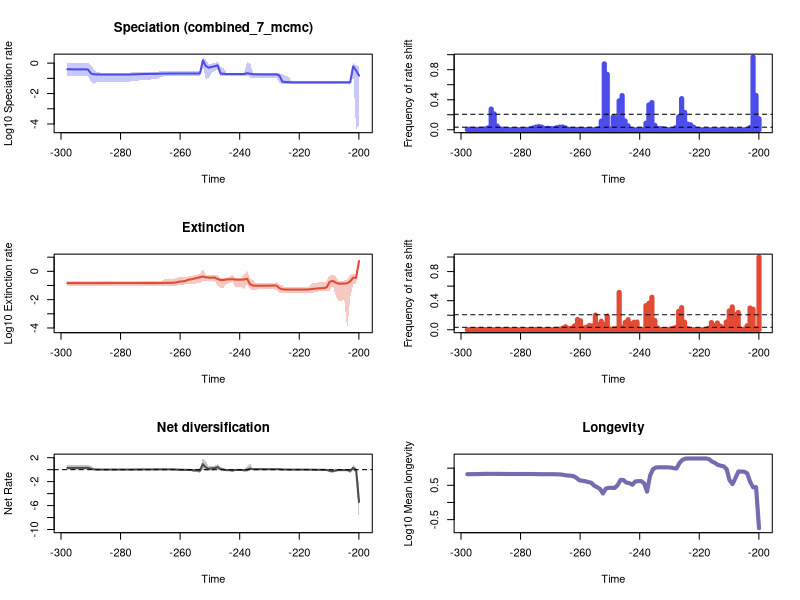

Source code (R):


pdf(file='C:/Users/SimoesLabAdmin/Documents/BDNN_Arielli/reptilia/mcmc_no_predictors/A_rjmcmc_sampled_every_20k/Log_RTT_plots.pdf',width=10, height=15)
par(mfrow=c(3,2))
library(scales)

time=c(-199.94725639499998, -200.936163185,-201.92506997499999,-202.913976765,-203.902883555,-204.891790345,-205.880697135,-206.869603925,-207.858510715,-208.847417505,-209.836324295,-210.82523108499998,-211.814137875,-212.803044665,-213.791951455,-214.780858245,-215.769765035,-216.758671825,-217.747578615,-218.736485405,-219.72539219499998,-220.714298985,-221.703205775,-222.692112565,-223.681019355,-224.669926145,-225.658832935,-226.647739725,-227.636646515,-228.62555330499998,-229.614460095,-230.60336688499999,-231.592273675,-232.581180465,-233.570087255,-234.558994045,-235.547900835,-236.536807625,-237.52571441499998,-238.514621205,-239.503527995,-240.492434785,-241.481341575,-242.470248365,-243.459155155,-244.448061945,-245.436968735,-246.42587552499998,-247.414782315,-248.403689105,-249.392595895,-250.381502685,-251.370409475,-252.359316265,-253.348223055,-254.337129845,-255.32603663499998,-256.31494342499997,-257.303850215,-258.292757005,-259.281663795,-260.270570585,-261.259477375,-262.248384165,-263.237290955,-264.226197745,-265.21510453499997,-266.204011325,-267.192918115,-268.181824905,-269.17073169500003,-270.159638485,-271.148545275,-272.137452065,-273.126358855,-274.11526564499997,-275.104172435,-276.093079225,-277.081986015,-278.070892805,-279.059799595,-280.048706385,-281.037613175,-282.026519965,-283.01542675499996,-284.004333545,-284.993240335,-285.982147125,-286.971053915,-287.959960705,-288.948867495,-289.937774285,-290.926681075,-291.91558786499996,-292.904494655,-293.893401445,-294.882308235,-295.871215025,-296.860121815,-297.849028605)
rate=c(0.14995645241049094, 0.3317182259097837,0.6157642174613046,0.05478609472585276,0.054556096837133576,0.054551556501315074,0.05454991493246076,0.054548482287138364,0.05454633907509954,0.054543727006959614,0.05453634640131866,0.05453014495096807,0.05452713401999036,0.05452672000454083,0.05452583450468321,0.05452765301880802,0.05452927433429932,0.05452915894711301,0.05452980869844127,0.054528434367866044,0.054529067617147056,0.0545313570181669,0.05454633907509954,0.05472149364778603,0.05604642069414801,0.05717289876005688,0.06015982793598118,0.14865538654839566,0.18252531831438984,0.1810511698982186,0.1799712391476171,0.17993558497315293,0.1799712391476171,0.18079603451257492,0.18270598365150642,0.1839960182100872,0.18604491181012542,0.20178290587808434,0.21652327946113953,0.19208924157941726,0.19196251400841402,0.19196487791436923,0.19196459127156099,0.1919853741480147,0.19199906663909372,0.19208041231955134,0.19890283405335482,0.2073431774243416,0.7202764703817439,0.6185073312540574,0.5695123530727004,0.5029408811849394,0.6456363780180316,1.50386940062545,0.20952873469046207,0.2083683119895684,0.20782121020357378,0.2078112733691479,0.20782632353849823,0.20787795296325723,0.20805724437089612,0.2080266631809078,0.20752426359684845,0.2071625971215396,0.2068881433530544,0.2066163884155046,0.20591509339225855,0.20389676210392582,0.2008743057395946,0.1983203948213494,0.19656854709932675,0.19545299648419184,0.19411598902836097,0.1927119666741463,0.19111497487620094,0.1876521934763646,0.18377583698644034,0.18064599414410543,0.1788188229949434,0.17777210650505937,0.17737983126701873,0.1772036630526961,0.17709425011859686,0.17706212936083154,0.17715281880261108,0.1772649663852774,0.17725673258505306,0.17743735247227116,0.17810631413837663,0.17964688292830375,0.1855511896884246,0.20730638110098631,0.37962127641902377,0.3901074774895228,0.3880168955139893,0.3872602546631363,0.3880682348566159,0.39005537662130896,0.3928417440566554,0.3977032307406948)
minHPD=c(7.653404137394028e-05, 4.6127235050485126e-05,0.2769643216616331,0.0384583448830498,0.04111569493870047,0.041141038958247084,0.04114978449500058,0.04110878418158749,0.041141022142642945,0.0413827983118571,0.04142110433670301,0.04144447608699939,0.04132218256651269,0.04132813643981847,0.04132813643981847,0.041335139595867765,0.041335139595867765,0.041335139595867765,0.04133186842957034,0.04132813643981847,0.04110878418158749,0.04143043378909921,0.04110878418158749,0.040825978589519155,0.04054126615287179,0.04137426738842922,0.041899028708835384,0.05033179572567577,0.10592124688464807,0.11006654815406013,0.11063663286027135,0.11003660595359198,0.11036389245281056,0.11054725811105685,0.11126792145718802,0.11148702571233833,0.10630191392441378,0.10803783768340541,0.1622663719802773,0.13530503753064482,0.13665731541107906,0.13669821884077726,0.13665731541107906,0.13667419540382367,0.13665731541107906,0.13600395736584706,0.142825953866031,0.15040187496157414,0.385230598948632,0.29831408255445885,0.24754672817949627,0.10749759937140094,0.08787968870869799,0.6227884679708795,0.1407777350563456,0.1436946637796386,0.1459761758499058,0.1460453554201533,0.14663376985534549,0.14633338775043334,0.14576856014983947,0.1460453554201533,0.14578514256431396,0.1457737661040971,0.1445695253246038,0.14357307726700497,0.14287529725224948,0.12636356546785704,0.10143144509440984,0.08850697902300574,0.08578650650643303,0.08342064909673716,0.08051393375937871,0.07682175465335771,0.07425945775798891,0.071441621028849,0.06573667213082035,0.06397599399455894,0.06130240752398687,0.06175076388732019,0.06069437809811783,0.06070786408144911,0.06070786408144911,0.060657794317478544,0.06179738091027529,0.06179738091027529,0.06129504043015937,0.060632496550545846,0.06070786408144911,0.05580530847047606,0.04389701056800953,0.05899601466227325,0.1308662340499508,0.14110836455401782,0.1451703756965127,0.1451703756965127,0.14292004202228464,0.14250492791748456,0.14707754108926668,0.14347914449607577)
maxHPD=c(0.5821958383760716, 0.7399902141695374,1.0387376861160849,0.0710185475287673,0.06822000363931308,0.06821094292088448,0.0682000103620464,0.06814460117132105,0.06815166729140291,0.06835491780854007,0.06835250869870234,0.0683535138356578,0.06822000363931308,0.06822000363931308,0.06821858374175566,0.06822000363931308,0.06821858374175566,0.06822000363931308,0.06822000363931308,0.06822000363931308,0.06800316255557624,0.0683535138356578,0.06815107230632464,0.0690849347198487,0.13359092620358032,0.1455825298037948,0.19183259609983241,0.21648639050914922,0.23020597215944694,0.2255608141518128,0.2248288670302928,0.22417258755300196,0.2246032166816085,0.22486155077647993,0.2262425920376927,0.2299537007792464,0.2356935164208485,1.0449502987439863,1.1338992122680642,0.23399916738110296,0.23392721601596234,0.23385336090059047,0.23378061730932168,0.23384318438021512,0.23395411921728104,0.23411370021403585,0.4806717929285022,0.590678162841122,1.2222084977935175,0.9675490639635215,0.9509974976912503,0.8743032437538725,1.7273048042044528,2.2902502473659547,0.3136666938131007,0.289920275724307,0.28638759279419795,0.28593807708333907,0.28646990542569983,0.28629253396910176,0.28701374678093944,0.28778292855432386,0.286466147239128,0.2865660878384385,0.28617564510496735,0.28649083880032167,0.29002186458770424,0.2902005143821516,0.28187191591051874,0.2709505227670638,0.26803937337699885,0.264957387787051,0.2617510100841139,0.257808938717469,0.25507277424025054,0.2520467289405923,0.24584062624488034,0.24326999188381618,0.24069627025188967,0.24083375653468186,0.23961133116424962,0.2394728586270493,0.2394808199513849,0.2392988183048104,0.24009011669997754,0.23998140870971896,0.23972489613734965,0.23975100680851585,0.2423830824267086,0.2462438784636248,0.39383239215779114,0.7686293374212385,1.0155648002371724,0.9840977603802611,0.9675675631050666,0.9590578766877139,0.9549003787606825,0.9548936200937367,0.9607531306240992,0.9651429054936066)
remove_na = !is.na(rate)
time = time[remove_na]
plot(time,time,type = 'n', ylim = c(-4.38180006756536, 0.40127562387904575), xlim = c(-298.343482,-199.452803), ylab = 'Log10 Speciation rate', xlab = 'Time',main='Speciation (combined_7_mcmc)' )
polygon(c(time, rev(time)), c(log10(maxHPD[remove_na]), rev(log10(minHPD[remove_na]))), col = alpha('#4c4cec',0.3), border = NA)
lines(time,log10(rate[remove_na]), col = '#4c4cec', lwd=2)
mids=c(-199.95225087373734, -200.9511466212121,-201.95004236868687,-202.94893811616163,-203.94783386363633,-204.9467296111111,-205.94562535858586,-206.94452110606062,-207.94341685353533,-208.9423126010101,-209.94120834848485,-210.9401040959596,-211.93899984343432,-212.93789559090908,-213.93679133838384,-214.9356870858586,-215.9345828333333,-216.93347858080807,-217.93237432828283,-218.9312700757576,-219.9301658232323,-220.92906157070706,-221.92795731818183,-222.9268530656566,-223.9257488131313,-224.92464456060605,-225.92354030808082,-226.92243605555552,-227.92133180303028,-228.92022755050505,-229.9191232979798,-230.9180190454545,-231.91691479292928,-232.91581054040404,-233.9147062878788,-234.9136020353535,-235.91249778282827,-236.91139353030303,-237.9102892777778,-238.9091850252525,-239.90808077272726,-240.90697652020202,-241.90587226767678,-242.9047680151515,-243.90366376262625,-244.902559510101,-245.90145525757578,-246.90035100505048,-247.89924675252524,-248.8981425,-249.89703824747477,-250.89593399494947,-251.89482974242424,-252.893725489899,-253.89262123737376,-254.89151698484847,-255.89041273232323,-256.88930847979793,-257.8882042272727,-258.88709997474746,-259.8859957222222,-260.884891469697,-261.8837872171717,-262.88268296464645,-263.8815787121212,-264.8804744595959,-265.8793702070707,-266.87826595454544,-267.8771617020202,-268.87605744949497,-269.87495319696967,-270.87384894444443,-271.8727446919192,-272.8716404393939,-273.87053618686866,-274.8694319343434,-275.8683276818182,-276.86722342929295,-277.86611917676765,-278.8650149242424,-279.8639106717171,-280.8628064191919,-281.86170216666665,-282.8605979141414,-283.85949366161617,-284.8583894090909,-285.85728515656564,-286.8561809040404,-287.8550766515151,-288.85397239898987,-289.85286814646463,-290.8517638939394,-291.85065964141415,-292.84955538888886,-293.8484511363636,-294.8473468838384,-295.8462426313131,-296.84513837878785,-297.8440341262626)
counts=c(0.14756613756613757, 0.4567548500881834,0.968589065255732,0.031181657848324516,0.0005467372134038801,0.0005291005291005291,0.00038800705467372133,0.0003527336860670194,0.0004409171075837742,0.0006878306878306879,0.0004232804232804233,0.0004056437389770723,0.00014109347442680775,0.0002469135802469136,0.0002998236331569665,0.0001763668430335097,0.00026455026455026457,0.0002469135802469136,0.00015873015873015873,0.00021164021164021165,0.0006525573192239859,0.003421516754850088,0.03458553791887125,0.0665079365079365,0.07560846560846561,0.2312522045855379,0.41462081128747796,0.17285714285714285,0.028430335097001765,0.0033686067019400353,0.0013227513227513227,0.0024514991181657847,0.010211640211640212,0.01617283950617284,0.013950617283950617,0.059559082892416224,0.36275132275132277,0.3307936507936508,0.0880599647266314,0.0013756613756613757,0.0007407407407407407,0.0010229276895943563,0.0010405643738977072,0.0009876543209876543,0.053386243386243384,0.11747795414462081,0.45548500881834214,0.38486772486772486,0.1594885361552028,0.17306878306878307,0.012151675485008819,0.7380246913580247,0.8772839506172839,0.11514991181657848,0.01216931216931217,0.005467372134038801,0.0018694885361552028,0.001146384479717813,0.0028747795414462082,0.003615520282186949,0.005855379188712522,0.005555555555555556,0.004761904761904762,0.004356261022927689,0.007037037037037037,0.02384479717813051,0.03671957671957672,0.036261022927689596,0.027336860670194002,0.016613756613756615,0.0163668430335097,0.018853615520282186,0.018130511463844798,0.035749559082892415,0.0426984126984127,0.035873015873015876,0.0218342151675485,0.010652557319223986,0.005149911816578483,0.0030864197530864196,0.0018342151675485008,0.0020811287477954144,0.002486772486772487,0.0027160493827160493,0.001746031746031746,0.002927689594356261,0.007513227513227513,0.013227513227513227,0.05037037037037037,0.21164021164021163,0.2758201058201058,0.024902998236331568,0.012680776014109347,0.0072839506172839505,0.005890652557319224,0.00599647266313933,0.005908289241622575,0.007671957671957672,0.007619047619047619)
plot(mids,counts,type = 'h', xlim = c(-298.343482,-199.452803), ylim=c(0,0.968589065255732), ylab = 'Frequency of rate shift', xlab = 'Time',lwd=5,col='#4c4cec')
bf2 = 0.03396515551448606
bf6 = 0.20621967941045233
abline(h=bf2, lty=2)
abline(h=bf6, lty=2)

time=c(-199.94725639499998, -200.936163185,-201.92506997499999,-202.913976765,-203.902883555,-204.891790345,-205.880697135,-206.869603925,-207.858510715,-208.847417505,-209.836324295,-210.82523108499998,-211.814137875,-212.803044665,-213.791951455,-214.780858245,-215.769765035,-216.758671825,-217.747578615,-218.736485405,-219.72539219499998,-220.714298985,-221.703205775,-222.692112565,-223.681019355,-224.669926145,-225.658832935,-226.647739725,-227.636646515,-228.62555330499998,-229.614460095,-230.60336688499999,-231.592273675,-232.581180465,-233.570087255,-234.558994045,-235.547900835,-236.536807625,-237.52571441499998,-238.514621205,-239.503527995,-240.492434785,-241.481341575,-242.470248365,-243.459155155,-244.448061945,-245.436968735,-246.42587552499998,-247.414782315,-248.403689105,-249.392595895,-250.381502685,-251.370409475,-252.359316265,-253.348223055,-254.337129845,-255.32603663499998,-256.31494342499997,-257.303850215,-258.292757005,-259.281663795,-260.270570585,-261.259477375,-262.248384165,-263.237290955,-264.226197745,-265.21510453499997,-266.204011325,-267.192918115,-268.181824905,-269.17073169500003,-270.159638485,-271.148545275,-272.137452065,-273.126358855,-274.11526564499997,-275.104172435,-276.093079225,-277.081986015,-278.070892805,-279.059799595,-280.048706385,-281.037613175,-282.026519965,-283.01542675499996,-284.004333545,-284.993240335,-285.982147125,-286.971053915,-287.959960705,-288.948867495,-289.937774285,-290.926681075,-291.91558786499996,-292.904494655,-293.893401445,-294.882308235,-295.871215025,-296.860121815,-297.849028605)
rate=c(5.256526590711744, 0.3507991343746293,0.35605092766295343,0.19614001767562841,0.1438871739722028,0.13692109437510366,0.1358565119287693,0.13591547564922696,0.16189117588464563,0.2142649574923136,0.17651859009785686,0.07317316939710594,0.06516670206012322,0.06418770394941394,0.06259895832214206,0.05884414991989542,0.05620597688592214,0.05257591219089147,0.05164099759941474,0.05152576111159544,0.05150962302510042,0.05150204124210675,0.0514979367590403,0.05150424002117006,0.05154655632522451,0.05182526788053245,0.05416377446422227,0.06331670678850458,0.09953682138988212,0.09926734896363798,0.09767639089502272,0.09682404115731186,0.09661640018012443,0.09653030072813075,0.09649519961705891,0.09672345310704317,0.09931333393397895,0.1241234728654351,0.2972598751251403,0.2645637773527105,0.2556976633126289,0.2558333809759807,0.2598344256502613,0.27978211713991286,0.27243455916524884,0.26875661526069283,0.24264589384014426,0.24109009048016283,0.28717642207038985,0.36187347394058705,0.3592665846529417,0.3600647056956568,0.3771532974883414,0.43293651339684147,0.3827101250979298,0.3436177736573557,0.3034182344353987,0.2703665068330501,0.2538108010503112,0.20541703227647223,0.19405981486192683,0.18685624861090083,0.1655268486050813,0.15680267921825647,0.15468412637461476,0.15372722994510069,0.15194404029424075,0.1495547966463276,0.14863699943479075,0.14824854384833747,0.14807476727520796,0.14798066090434883,0.14792594717872812,0.14790714368078256,0.14785679392492326,0.1477281162157656,0.14728540206015697,0.1470223179777972,0.14691430236370917,0.1468705311699524,0.1468478475953654,0.14683387768666856,0.1468363860439163,0.1468480841708676,0.14685936289848492,0.1468469715041446,0.14670901045492762,0.14650752597797898,0.14633351653584736,0.14624736669682326,0.14618036006638946,0.14615533638176506,0.1461502064506165,0.14618881895083363,0.14627841219794913,0.14637478398459608,0.14644140292679683,0.1464971463436438,0.1465241448923223,0.1465378397597248)
minHPD=c(2.773776153017503, 0.12926820591074017,0.12926820591074017,0.0135847421471012,8.278294617657893e-05,0.009048565753086536,0.008620225373423402,0.008535857334747817,0.02008456495902028,0.1107469885104578,0.04177846525310941,0.039358039598400285,0.03951303306541581,0.03935787071264956,0.03714023066701836,0.03281711263059034,0.030895785698580872,0.028786881744365878,0.03060368196049011,0.030746478266288395,0.030746478266288395,0.030733493178522878,0.030721194292723925,0.03066046779757902,0.030460986817129533,0.0298094222075686,0.027410991909225736,0.031116868316633805,0.049241281763241974,0.05253044643436999,0.05315857058697957,0.053072977593836314,0.05279595945629903,0.05253044643436999,0.052514495047493566,0.05172297804301345,0.04990972666248477,0.05345516554909953,0.12026970088155692,0.05747254994346572,0.07657714517624724,0.07778254558272532,0.08034349526266434,0.17706826610839682,0.1465342078603867,0.1331497760835658,0.0709384571276379,0.0695774872853157,0.09282041887215438,0.22071942416150955,0.22380349951861087,0.225019487759185,0.21441378045811832,0.2385094311328423,0.1374062305366695,0.1429345674162357,0.1284120595269399,0.12162424502364717,0.11960774183630829,0.11921973169402784,0.11527554967023322,0.11237742147806226,0.09482902533422276,0.09821731029998015,0.09711839958894676,0.09661033394084674,0.09045318298087236,0.09045318298087236,0.09238631038296576,0.09482902533422276,0.09482902533422276,0.09484770955667897,0.09482799616638281,0.09482078016733751,0.09510539213186292,0.09546153295562317,0.09516796105281432,0.0948439903770292,0.09516796105281432,0.09532240330149959,0.095432444620053,0.0954562457610299,0.0954562457610299,0.0956018828916174,0.0956018828916174,0.09557925554903327,0.0952655910012217,0.09509208186803221,0.09482078016733751,0.09424358611278942,0.09406495928431056,0.09406495928431056,0.09466718733155015,0.09271311852802215,0.09233106401085571,0.09199346312676521,0.0925186257100834,0.09210159447441331,0.09074614270581646,0.09039965125814906)
maxHPD=c(9.291231105396866, 0.6593658441857665,0.6593658441857665,0.5625091152110758,0.27337086021551177,0.22536850772501874,0.22163857754710756,0.22184007406448958,0.46235781202303333,0.5674117364869345,0.514092312574096,0.20387784351523705,0.17075618683814703,0.1669512037862913,0.16128254153156474,0.14921136418475392,0.14138848370555532,0.07579948927024341,0.07365717251907461,0.07363849899844245,0.07363849899844245,0.07363429887199494,0.07365633197098023,0.07366036296077912,0.07363805069904185,0.0742484973385757,0.10287494471495998,0.12557220782458767,0.1665968907586556,0.15419033503160717,0.14696492933319424,0.14424173854484837,0.14371644406427114,0.1435133346091869,0.14426197214723127,0.14788976228303644,0.250471623461539,0.31080116231912724,1.1663682176960553,0.6027748272496432,0.3400630601791269,0.3399979664905447,0.3414247467207881,0.5900812736656722,0.3776897411057131,0.3641599508816492,0.32592874371291947,0.327107339066491,0.5457126905743996,0.5737026740736669,0.5704906574901393,0.5716683895276848,0.6011490287815167,1.4076656945535537,0.6665853311985016,0.5717599174932487,0.5398981556717786,0.4487832418063108,0.43456281786085116,0.41951478954044535,0.40774167344380435,0.4026312268878937,0.33008876642034657,0.30083420146746637,0.29290425837415496,0.2885020216112878,0.27040613352504317,0.2176287773279874,0.20881914031500165,0.2079390091972336,0.20648937462713102,0.20559285508859565,0.20519459372468668,0.2048763191900449,0.20491373986137054,0.2048763191900449,0.20318233929496474,0.2021552492734182,0.20217596838932259,0.20217596838932259,0.20220916526071278,0.20217596838932259,0.2020821367966386,0.20217596838932259,0.2021835209299927,0.20217596838932259,0.20186003973045366,0.20186003973045366,0.20217596838932259,0.20186003973045366,0.20186003973045366,0.20220916526071278,0.2032050185279287,0.20172253294580883,0.20220153913836553,0.2032050185279287,0.2049382408624632,0.20588357333546212,0.20560359973865924,0.20632099726351358)
remove_na = !is.na(rate)
time = time[remove_na]
plot(time,time,type = 'n', ylim = c(-4.127816612039515, 1.0094659477909478), xlim = c(-298.343482,-199.452803), ylab = 'Log10 Extinction rate', xlab = 'Time',main='Extinction' )
polygon(c(time, rev(time)), c(log10(maxHPD[remove_na]), rev(log10(minHPD[remove_na]))), col = alpha('#e34a33',0.3), border = NA)
lines(time,log10(rate[remove_na]), col = '#e34a33', lwd=2)
mids=c(-199.95225087373734, -200.9511466212121,-201.95004236868687,-202.94893811616163,-203.94783386363633,-204.9467296111111,-205.94562535858586,-206.94452110606062,-207.94341685353533,-208.9423126010101,-209.94120834848485,-210.9401040959596,-211.93899984343432,-212.93789559090908,-213.93679133838384,-214.9356870858586,-215.9345828333333,-216.93347858080807,-217.93237432828283,-218.9312700757576,-219.9301658232323,-220.92906157070706,-221.92795731818183,-222.9268530656566,-223.9257488131313,-224.92464456060605,-225.92354030808082,-226.92243605555552,-227.92133180303028,-228.92022755050505,-229.9191232979798,-230.9180190454545,-231.91691479292928,-232.91581054040404,-233.9147062878788,-234.9136020353535,-235.91249778282827,-236.91139353030303,-237.9102892777778,-238.9091850252525,-239.90808077272726,-240.90697652020202,-241.90587226767678,-242.9047680151515,-243.90366376262625,-244.902559510101,-245.90145525757578,-246.90035100505048,-247.89924675252524,-248.8981425,-249.89703824747477,-250.89593399494947,-251.89482974242424,-252.893725489899,-253.89262123737376,-254.89151698484847,-255.89041273232323,-256.88930847979793,-257.8882042272727,-258.88709997474746,-259.8859957222222,-260.884891469697,-261.8837872171717,-262.88268296464645,-263.8815787121212,-264.8804744595959,-265.8793702070707,-266.87826595454544,-267.8771617020202,-268.87605744949497,-269.87495319696967,-270.87384894444443,-271.8727446919192,-272.8716404393939,-273.87053618686866,-274.8694319343434,-275.8683276818182,-276.86722342929295,-277.86611917676765,-278.8650149242424,-279.8639106717171,-280.8628064191919,-281.86170216666665,-282.8605979141414,-283.85949366161617,-284.8583894090909,-285.85728515656564,-286.8561809040404,-287.8550766515151,-288.85397239898987,-289.85286814646463,-290.8517638939394,-291.85065964141415,-292.84955538888886,-293.8484511363636,-294.8473468838384,-295.8462426313131,-296.84513837878785,-297.8440341262626)
counts=c(1.0, 0.018306878306878306,0.2822927689594356,0.2991358024691358,0.05514991181657848,0.010846560846560847,0.0038447971781305113,0.23770723104056438,0.20682539682539683,0.314673721340388,0.25932980599647265,0.10682539682539682,0.02656084656084656,0.05105820105820106,0.09312169312169312,0.05703703703703704,0.0992768959435626,0.020070546737213403,0.002416225749559083,0.000564373897707231,0.0005291005291005291,0.0008641975308641976,0.0013932980599647266,0.002486772486772487,0.015555555555555555,0.10495590828924162,0.30507936507936506,0.25368606701940033,0.031657848324514994,0.019223985890652558,0.00892416225749559,0.0022222222222222222,0.0016049382716049382,0.0039858906525573196,0.02347442680776014,0.12835978835978837,0.4469488536155203,0.3649206349206349,0.3323456790123457,0.004991181657848324,0.007495590828924162,0.10624338624338624,0.10322751322751322,0.08079365079365079,0.13867724867724868,0.10063492063492063,0.029647266313932982,0.5127865961199295,0.016437389770723104,0.011569664902998236,0.010211640211640212,0.18793650793650793,0.07324514991181658,0.11795414462081129,0.07135802469135802,0.2024867724867725,0.05423280423280423,0.0591005291005291,0.03522045855379189,0.024620811287477954,0.12264550264550264,0.1411111111111111,0.0536331569664903,0.020811287477954146,0.0172663139329806,0.04125220458553792,0.021393298059964726,0.008871252204585537,0.004797178130511464,0.003051146384479718,0.0019753086419753087,0.0013580246913580246,0.0016402116402116401,0.002380952380952381,0.006190476190476191,0.005696649029982364,0.0030335097001763667,0.0013580246913580246,0.0012698412698412698,0.0008465608465608466,0.0010582010582010583,0.0010934744268077602,0.0009347442680776014,0.0010582010582010583,0.0025573192239858908,0.0038095238095238095,0.003421516754850088,0.0019929453262786598,0.0016225749559082893,0.0014462081128747794,0.0014285714285714286,0.002134038800705467,0.0027513227513227515,0.0036684303350970017,0.0031040564373897707,0.0032980599647266314,0.0025396825396825397,0.0028042328042328043,0.0019047619047619048)
plot(mids,counts,type = 'h', xlim = c(-298.343482,-199.452803), ylim=c(0,1.0), ylab = 'Frequency of rate shift', xlab = 'Time',lwd=5,col='#e34a33')
abline(h=bf2, lty=2)
abline(h=bf6, lty=2)
#Net Diversification Rate
time=c(-199.94725639499998, -200.936163185,-201.92506997499999,-202.913976765,-203.902883555,-204.891790345,-205.880697135,-206.869603925,-207.858510715,-208.847417505,-209.836324295,-210.82523108499998,-211.814137875,-212.803044665,-213.791951455,-214.780858245,-215.769765035,-216.758671825,-217.747578615,-218.736485405,-219.72539219499998,-220.714298985,-221.703205775,-222.692112565,-223.681019355,-224.669926145,-225.658832935,-226.647739725,-227.636646515,-228.62555330499998,-229.614460095,-230.60336688499999,-231.592273675,-232.581180465,-233.570087255,-234.558994045,-235.547900835,-236.536807625,-237.52571441499998,-238.514621205,-239.503527995,-240.492434785,-241.481341575,-242.470248365,-243.459155155,-244.448061945,-245.436968735,-246.42587552499998,-247.414782315,-248.403689105,-249.392595895,-250.381502685,-251.370409475,-252.359316265,-253.348223055,-254.337129845,-255.32603663499998,-256.31494342499997,-257.303850215,-258.292757005,-259.281663795,-260.270570585,-261.259477375,-262.248384165,-263.237290955,-264.226197745,-265.21510453499997,-266.204011325,-267.192918115,-268.181824905,-269.17073169500003,-270.159638485,-271.148545275,-272.137452065,-273.126358855,-274.11526564499997,-275.104172435,-276.093079225,-277.081986015,-278.070892805,-279.059799595,-280.048706385,-281.037613175,-282.026519965,-283.01542675499996,-284.004333545,-284.993240335,-285.982147125,-286.971053915,-287.959960705,-288.948867495,-289.937774285,-290.926681075,-291.91558786499996,-292.904494655,-293.893401445,-294.882308235,-295.871215025,-296.860121815,-297.849028605)
net_rate=c(-5.377796348227614, -0.03358751381550819,0.2762673950024995,-0.1872535976070829,-0.08726225891785891,-0.07259150965405844,-0.07067552419677071,-0.07075541980205761,-0.13912238553073134,-0.23685778106541702,-0.169945190412988,-0.052362582498255116,-0.033573185040426105,-0.03046363297304184,-0.025594276355810724,-0.015569905176390834,-0.009394960788409616,9.911041430474683e-06,0.0022450164418838315,0.0024463201540298627,0.0024591753118935536,0.002482706819971106,0.00256576522730553,0.0034723429437661783,0.010296996221663655,0.01597451588501895,0.029060683105248186,0.07156589326922415,0.07481790942829385,0.07275091724308969,0.07438443359121064,0.07564832523259148,0.07587390954559424,0.07680939013890248,0.07887436042612299,0.07901133617519455,0.0732597953081015,0.1777157758273456,-0.00501769550932846,-0.08598863362568814,-0.04868782223497785,-0.04904201897782755,-0.05502611953331849,-0.11541713626565431,-0.08285170206398641,-0.07438173601619603,0.010602123002869338,0.07521117643410813,0.42501592994336335,0.2550362726105101,0.21587819847337367,0.1350117782379017,0.3696988965598063,0.9081258399910603,-0.17069502154769528,-0.1413129892833327,-0.10867552479078386,-0.05228234376132712,-0.04171241478590797,-0.02781181330609641,-0.018262984355469747,-0.011325350019809752,0.021748463699201796,0.040328612249620144,0.0449939064723145,0.04704869379763772,0.05002250728455906,0.05160721215325515,0.0479561518421141,0.04410892450557463,0.04141671825636363,0.03975790375322784,0.03759791622251905,0.03527667754783955,0.03279174532022279,0.02726696765904539,0.02215854434374708,0.018177390059560296,0.01588351183094226,0.014798164397444505,0.01439658825569376,0.014238244277345912,0.014121807705599898,0.014136288842899351,0.01419947546112656,0.014497504188946709,0.014870256137319288,0.015672097687860227,0.017484252178769605,0.021797370610398697,0.04227640346141799,0.1536737364054212,0.3089740718154164,0.305555511566097,0.29819379095528614,0.2948796793963803,0.29425709539416056,0.29491378973721666,0.2961083662712407,0.2994276245589765)
net_minHPD=c(-9.129910093913242, -0.4762183708089144,-0.21174100931895307,-0.551269933595182,-0.22521369787138967,-0.17278970093288007,-0.1714973773441189,-0.17089915639692488,-0.4089126813210771,-0.5139166024440902,-0.45933127758196,-0.1531708301452821,-0.11821268047707487,-0.11398077480074152,-0.10652985410846838,-0.09121377512267356,-0.08141598929120414,-0.025539652256667322,-0.022885931356904775,-0.02257630881196735,-0.02257630881196735,-0.022643425610698542,-0.02202557830916598,-0.022881147070272605,-0.025168374618556942,-0.02310635331378956,-0.04037361800372269,-0.03723416547533611,-0.016988849713348464,0.00990722550604442,0.01655514371981759,0.018491644671642923,0.018542258749338465,0.018515431073243716,0.017020842385163687,0.012166128613116486,-0.08251870161518435,-0.14517320322124275,-0.3740210556753233,-0.4530094622761738,-0.15904578262234778,-0.1581291102515625,-0.1638053993732892,-0.41319974508097834,-0.2025621948008724,-0.1927875736909594,-0.13679558372536565,-0.14186902813915345,0.008801703157311769,-0.12904101555920333,-0.17107047636302408,-0.252717320005196,-0.29239901485799524,0.0714226950197352,-0.5807342574252872,-0.39893432586472494,-0.36006243192322385,-0.2578435990037784,-0.24520112079294884,-0.2230555603716567,-0.21019267561371868,-0.20799342107399735,-0.14406532509384426,-0.11051458759253471,-0.09881072952548259,-0.0928197640557906,-0.0660949508396711,-0.048555517164444756,-0.05703440112835856,-0.06262570704120607,-0.06452568228025274,-0.06644340307951485,-0.07176498257287528,-0.07196737166875336,-0.07318911857871173,-0.08078352771816324,-0.08405698679534193,-0.08918927661337968,-0.09357708762654275,-0.09355869547032541,-0.09375463643610699,-0.09372944333655595,-0.09372944333655595,-0.09357708762654275,-0.09179510176138488,-0.09169698697929299,-0.09171450347338021,-0.09377041403746095,-0.09372944333655595,-0.0979155549998546,-0.11603420914637233,-0.09785312751192561,-0.034353137224197416,-0.03027921433860009,-0.02796165618054819,-0.034353137224197416,-0.03339412822017712,-0.03562607618056876,-0.03795942000016744,-0.034459504986947775)
net_maxHPD=c(-2.502197854956101, 0.4234585756301191,0.7436122204468569,0.04454199789812791,0.05274450040810304,0.04462448899317279,0.04240046122004663,0.04336893184848907,0.033649543897544765,-0.04956679382862923,0.014242913035347367,0.01566727188728914,0.01560811177861983,0.015712014977526507,0.01888428565143968,0.022914362083352166,0.025767500198565496,0.0315311653053464,0.02928580052845811,0.02932107215058561,0.02932107215058561,0.029296043992435697,0.03016267952120741,0.03149350078830074,0.08021748651484309,0.09987407275846566,0.16038162581529106,0.17497860651289293,0.16281241530291038,0.14687184217957466,0.13699284211042814,0.13598070820215818,0.13594536927871975,0.13732488045481378,0.14083801650330036,0.14884147554905014,0.15525051878791296,1.003377866987487,0.546123481316984,0.12480004839563472,0.098712436077639,0.09876866561682358,0.09355941306358745,0.019811438028042333,0.030028557912119863,0.04331435955843707,0.2709947294176447,0.4120032659027201,0.9584984592997454,0.6462411614896683,0.5976253923460572,0.4908889349295232,1.4150495136365808,1.9189810268645906,0.24753077683463726,0.08792594389654282,0.10136974675876714,0.10624779663857628,0.10935645319653531,0.11982474833502557,0.13146397839105756,0.13348509804909117,0.15869028585155998,0.15762299564408644,0.15869225292734845,0.15996573730094815,0.1692214394132891,0.16256704340052552,0.14941935868377867,0.14193190717633508,0.1392442438594985,0.13673203449823274,0.1317173136678251,0.13143966397534368,0.1314561250762976,0.12411893360734928,0.12009620426852277,0.1129075016216575,0.10821407403316545,0.10785057303213577,0.10743378367729203,0.10730735131040342,0.10729704694132425,0.10738520116675035,0.10869806016126707,0.10848164294629425,0.10872057288378614,0.10816065345884689,0.11316665307865648,0.12163607094170242,0.25831431058022153,0.6287393129143062,0.8655696308321718,0.8414263324119278,0.8240202688596361,0.810014436323192,0.8102826395067374,0.810291090709852,0.8123102458272904,0.8256157962030491)
remove_na = !is.na(net_rate)
time = time[remove_na]
plot(time,time,type = 'n', ylim = c(-10.042901103304567, 2.1108791295510496), xlim = c(-298.343482,-199.452803), ylab = 'Net Rate', xlab = 'Time',lwd=2, main='Net diversification', col= '#504A4B' )
polygon(c(time, rev(time)), c(net_maxHPD[remove_na], rev(net_minHPD[remove_na])), col = alpha('#504A4B',0.3), border = NA)
lines(time,net_rate[remove_na], col = '#504A4B', lwd=2)
abline(h=0,lty=2)


time=c(-199.94725639499998, -200.936163185,-201.92506997499999,-202.913976765,-203.902883555,-204.891790345,-205.880697135,-206.869603925,-207.858510715,-208.847417505,-209.836324295,-210.82523108499998,-211.814137875,-212.803044665,-213.791951455,-214.780858245,-215.769765035,-216.758671825,-217.747578615,-218.736485405,-219.72539219499998,-220.714298985,-221.703205775,-222.692112565,-223.681019355,-224.669926145,-225.658832935,-226.647739725,-227.636646515,-228.62555330499998,-229.614460095,-230.60336688499999,-231.592273675,-232.581180465,-233.570087255,-234.558994045,-235.547900835,-236.536807625,-237.52571441499998,-238.514621205,-239.503527995,-240.492434785,-241.481341575,-242.470248365,-243.459155155,-244.448061945,-245.436968735,-246.42587552499998,-247.414782315,-248.403689105,-249.392595895,-250.381502685,-251.370409475,-252.359316265,-253.348223055,-254.337129845,-255.32603663499998,-256.31494342499997,-257.303850215,-258.292757005,-259.281663795,-260.270570585,-261.259477375,-262.248384165,-263.237290955,-264.226197745,-265.21510453499997,-266.204011325,-267.192918115,-268.181824905,-269.17073169500003,-270.159638485,-271.148545275,-272.137452065,-273.126358855,-274.11526564499997,-275.104172435,-276.093079225,-277.081986015,-278.070892805,-279.059799595,-280.048706385,-281.037613175,-282.026519965,-283.01542675499996,-284.004333545,-284.993240335,-285.982147125,-286.971053915,-287.959960705,-288.948867495,-289.937774285,-290.926681075,-291.91558786499996,-292.904494655,-293.893401445,-294.882308235,-295.871215025,-296.860121815,-297.849028605)
rate=c(0.17807904185264958, 2.798428457141303,2.7570034359286906,3.9764389749063933,7.043354304365977,7.8557868167505545,7.976131610397521,7.9712880229075935,5.15964996650578,3.4300444035174236,4.4521082246511625,9.343860251201125,11.334327723022401,11.748518717584153,12.461533120290158,14.23987985617029,15.611774424946839,18.29834033986345,19.07832310987676,19.15261196439283,19.157261410487894,19.160834105801754,19.164067250249143,19.15780015075265,19.130335400082327,18.93737256814978,17.393785701197217,14.16445374638401,9.78434506989819,10.011783891866193,10.413573159142478,10.556435912778563,10.581264876670012,10.587621839815554,10.580996897708307,10.451564875256327,9.320793685694541,6.00520644630793,2.0762697633946767,3.615241278172862,4.191146770523948,4.184753190148629,4.08240596633477,3.2747674066687775,3.6655718268833466,3.7788837471789,4.50440714075423,4.544490409023221,3.191818801907791,2.646630403201491,2.673040212537136,2.67143471274123,2.5422101354779447,1.8306814536874514,2.500281481797157,2.7940900584490067,3.1126527650945732,3.777744847390746,3.934143230076418,4.159794019101634,4.305347185184928,4.431690474466149,5.2525181772230995,5.841534672450668,6.021369213582087,6.109891504736559,6.273577220115132,6.502919851151723,6.598183469582784,6.635711187940812,6.655601611982608,6.665981712808648,6.670303633238093,6.671403208335608,6.66921381412446,6.680137955191126,6.725339357104096,6.748000168919518,6.755709706778552,6.759251791187369,6.760420166149521,6.761298481448944,6.760322742402472,6.758586076391084,6.750560613908242,6.750461053684653,6.766496434664878,6.784309704516701,6.80030954562457,6.8058512758539855,6.810373483460466,6.812276275400371,6.810982737206966,6.801160195376263,6.778442476224111,6.737901214609702,6.7182422697104345,6.693551541836597,6.67736033158653,6.6614872841332)
minHPD=c(0.17807904185264958, 2.798428457141303,2.7570034359286906,3.9764389749063933,7.043354304365977,7.8557868167505545,7.976131610397521,7.9712880229075935,5.15964996650578,3.4300444035174236,4.4521082246511625,9.343860251201125,11.334327723022401,11.748518717584153,12.461533120290158,14.23987985617029,15.611774424946839,18.29834033986345,19.07832310987676,19.15261196439283,19.157261410487894,19.160834105801754,19.164067250249143,19.15780015075265,19.130335400082327,18.93737256814978,17.393785701197217,14.16445374638401,9.78434506989819,10.011783891866193,10.413573159142478,10.556435912778563,10.581264876670012,10.587621839815554,10.580996897708307,10.451564875256327,9.320793685694541,6.00520644630793,2.0762697633946767,3.615241278172862,4.191146770523948,4.184753190148629,4.08240596633477,3.2747674066687775,3.6655718268833466,3.7788837471789,4.50440714075423,4.544490409023221,3.191818801907791,2.646630403201491,2.673040212537136,2.67143471274123,2.5422101354779447,1.8306814536874514,2.500281481797157,2.7940900584490067,3.1126527650945732,3.777744847390746,3.934143230076418,4.159794019101634,4.305347185184928,4.431690474466149,5.2525181772230995,5.841534672450668,6.021369213582087,6.109891504736559,6.273577220115132,6.502919851151723,6.598183469582784,6.635711187940812,6.655601611982608,6.665981712808648,6.670303633238093,6.671403208335608,6.66921381412446,6.680137955191126,6.725339357104096,6.748000168919518,6.755709706778552,6.759251791187369,6.760420166149521,6.761298481448944,6.760322742402472,6.758586076391084,6.750560613908242,6.750461053684653,6.766496434664878,6.784309704516701,6.80030954562457,6.8058512758539855,6.810373483460466,6.812276275400371,6.810982737206966,6.801160195376263,6.778442476224111,6.737901214609702,6.7182422697104345,6.693551541836597,6.67736033158653,6.6614872841332)
maxHPD=c(0.17807904185264958, 2.798428457141303,2.7570034359286906,3.9764389749063933,7.043354304365977,7.8557868167505545,7.976131610397521,7.9712880229075935,5.15964996650578,3.4300444035174236,4.4521082246511625,9.343860251201125,11.334327723022401,11.748518717584153,12.461533120290158,14.23987985617029,15.611774424946839,18.29834033986345,19.07832310987676,19.15261196439283,19.157261410487894,19.160834105801754,19.164067250249143,19.15780015075265,19.130335400082327,18.93737256814978,17.393785701197217,14.16445374638401,9.78434506989819,10.011783891866193,10.413573159142478,10.556435912778563,10.581264876670012,10.587621839815554,10.580996897708307,10.451564875256327,9.320793685694541,6.00520644630793,2.0762697633946767,3.615241278172862,4.191146770523948,4.184753190148629,4.08240596633477,3.2747674066687775,3.6655718268833466,3.7788837471789,4.50440714075423,4.544490409023221,3.191818801907791,2.646630403201491,2.673040212537136,2.67143471274123,2.5422101354779447,1.8306814536874514,2.500281481797157,2.7940900584490067,3.1126527650945732,3.777744847390746,3.934143230076418,4.159794019101634,4.305347185184928,4.431690474466149,5.2525181772230995,5.841534672450668,6.021369213582087,6.109891504736559,6.273577220115132,6.502919851151723,6.598183469582784,6.635711187940812,6.655601611982608,6.665981712808648,6.670303633238093,6.671403208335608,6.66921381412446,6.680137955191126,6.725339357104096,6.748000168919518,6.755709706778552,6.759251791187369,6.760420166149521,6.761298481448944,6.760322742402472,6.758586076391084,6.750560613908242,6.750461053684653,6.766496434664878,6.784309704516701,6.80030954562457,6.8058512758539855,6.810373483460466,6.812276275400371,6.810982737206966,6.801160195376263,6.778442476224111,6.737901214609702,6.7182422697104345,6.693551541836597,6.67736033158653,6.6614872841332)
remove_na = !is.na(rate)
time = time[remove_na]
plot(time,time,type = 'n', ylim = c(-0.7951446802683045, 1.3238803713665028), xlim = c(-298.343482,-199.452803), ylab = 'Log10 Mean longevity', xlab = 'Time',main='Longevity' )
polygon(c(time, rev(time)), c(log10(maxHPD[remove_na]), rev(log10(minHPD[remove_na]))), col = alpha('#756bb1',0.3), border = NA)
lines(time,log10(rate[remove_na]), col = '#756bb1', lwd=4)

n <- dev.off()
